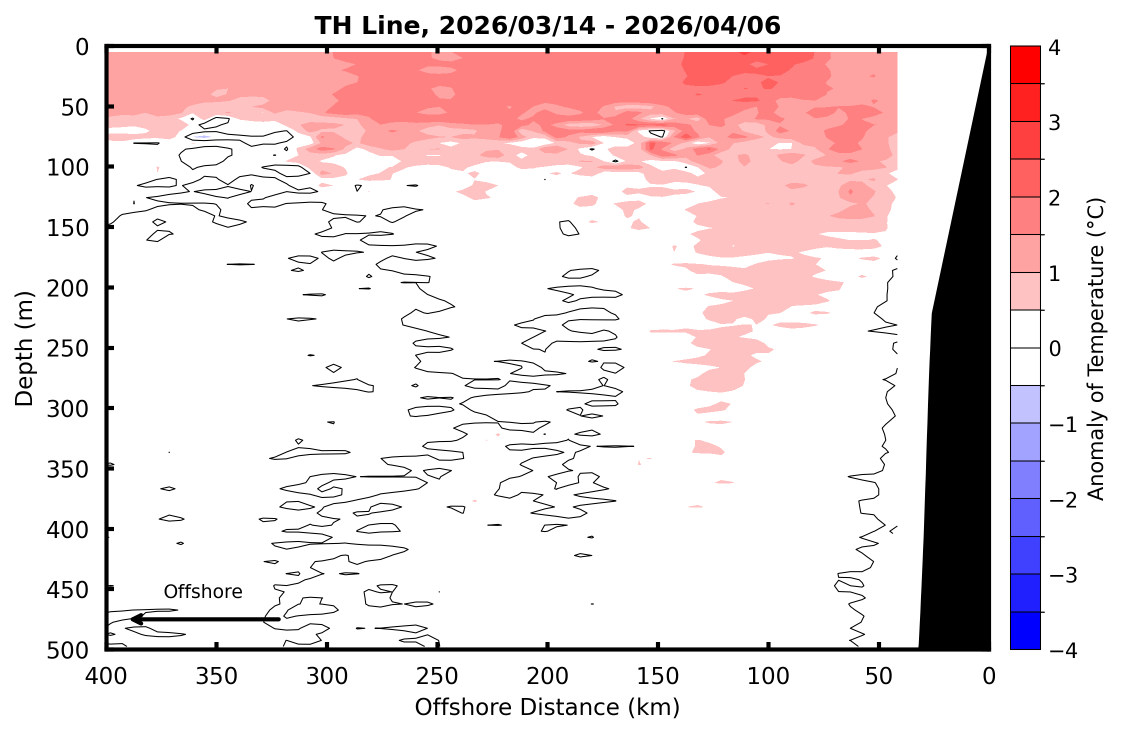
#> input picture transects/figures/sg266_mar_2026_anomaly_plots/caloos/TH_line_sg266_transect1_T_anom_caloos.png, 2245 x 1469 px, found by its file name (shown at 1/2 size)
$ python animate_transect_plots.py
#> lines starting #> are read from the running program, lines starting #| are printed output that depends on the picture
import matplotlib.pyplot as plt
import matplotlib.animation as animation
from PIL import Image
import numpy as np

def main():
    # List of image file paths in order
    image_paths = [
        r'C:\Users\marqjace\OneDrive - Oregon State University\Desktop\Repositories\TH_Line\transects\figures\sg266_mar_2026_anomaly_plots\caloos\TH_line_sg266_transect1_T_anom_caloos.png',
        r'C:\Users\marqjace\OneDrive - Oregon State University\Desktop\Repositories\TH_Line\transects\figures\sg266_mar_2026_anomaly_plots\caloos\TH_line_sg266_transect2_T_anom_caloos.png',
        r'C:\Users\marqjace\OneDrive - Oregon State University\Desktop\Repositories\TH_Line\transects\figures\sg266_mar_2026_anomaly_plots\caloos\TH_line_sg266_transect3_T_anom_caloos.png',
        r'C:\Users\marqjace\OneDrive - Oregon State University\Desktop\Repositories\TH_Line\transects\figures\sg266_mar_2026_anomaly_plots\caloos\TH_line_sg266_transect4_T_anom_caloos.png',
        r'C:\Users\marqjace\OneDrive - Oregon State University\Desktop\Repositories\TH_Line\transects\figures\sg266_mar_2026_anomaly_plots\caloos\TH_line_sg266_transect5_T_anom_caloos.png',
        r'C:\Users\marqjace\OneDrive - Oregon State University\Desktop\Repositories\TH_Line\transects\figures\sg266_mar_2026_anomaly_plots\caloos\TH_line_sg266_transect6_T_anom_caloos.png',
        r'C:\Users\marqjace\OneDrive - Oregon State University\Desktop\Repositories\TH_Line\transects\figures\sg266_mar_2026_anomaly_plots\caloos\TH_line_sg266_transect7_T_anom_caloos.png',
        r'C:\Users\marqjace\OneDrive - Oregon State University\Desktop\Repositories\TH_Line\transects\figures\sg266_mar_2026_anomaly_plots\caloos\TH_line_sg266_transect8_T_anom_caloos.png',
        r'C:\Users\marqjace\OneDrive - Oregon State University\Desktop\Repositories\TH_Line\transects\figures\sg266_mar_2026_anomaly_plots\caloos\TH_line_sg266_transect9_T_anom_caloos.png',
        r'C:\Users\marqjace\OneDrive - Oregon State University\Desktop\Repositories\TH_Line\transects\figures\sg266_mar_2026_anomaly_plots\caloos\TH_line_sg266_transect10_T_anom_caloos.png',
        r'C:\Users\marqjace\OneDrive - Oregon State University\Desktop\Repositories\TH_Line\transects\figures\sg686_sep_2026_anomaly_plots\caloos\TH_line_sg686_transect2_T_anom_caloos.png',
        r'C:\Users\marqjace\OneDrive - Oregon State University\Desktop\Repositories\TH_Line\transects\figures\sg686_sep_2026_anomaly_plots\caloos\TH_line_sg686_transect3_T_anom_caloos.png',
    ]

    # Load images
    images = [np.array(Image.open(p)) for p in image_paths]
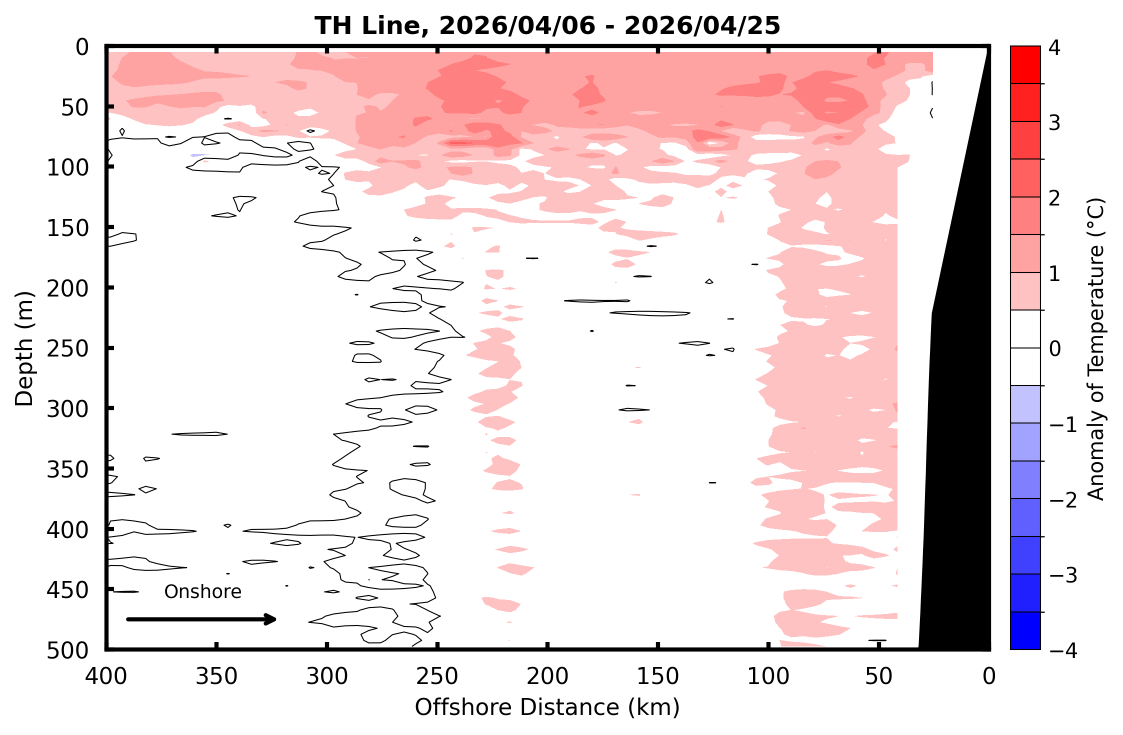
#> input picture transects/figures/sg266_mar_2026_anomaly_plots/caloos/TH_line_sg266_transect2_T_anom_caloos.png, 2245 x 1469 px, found by its file name (shown at 1/2 size)
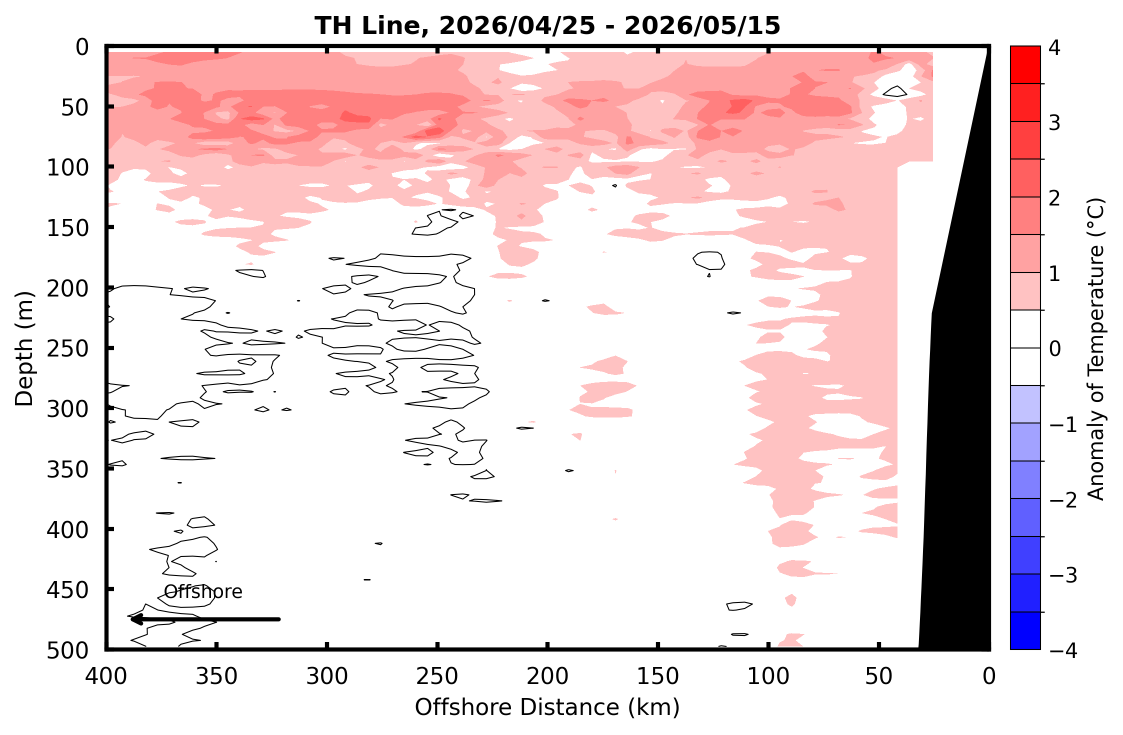
#> input picture transects/figures/sg266_mar_2026_anomaly_plots/caloos/TH_line_sg266_transect3_T_anom_caloos.png, 2245 x 1469 px, found by its file name (shown at 1/2 size)
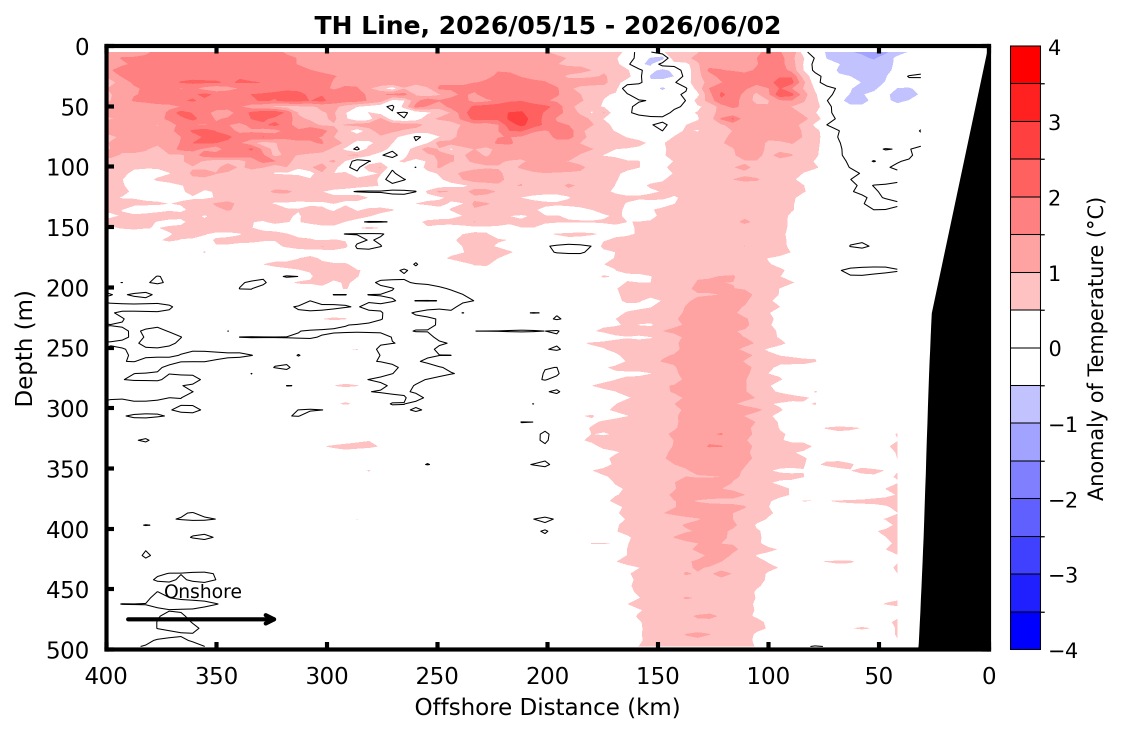
#> input picture transects/figures/sg266_mar_2026_anomaly_plots/caloos/TH_line_sg266_transect4_T_anom_caloos.png, 2245 x 1469 px, found by its file name (shown at 1/2 size)
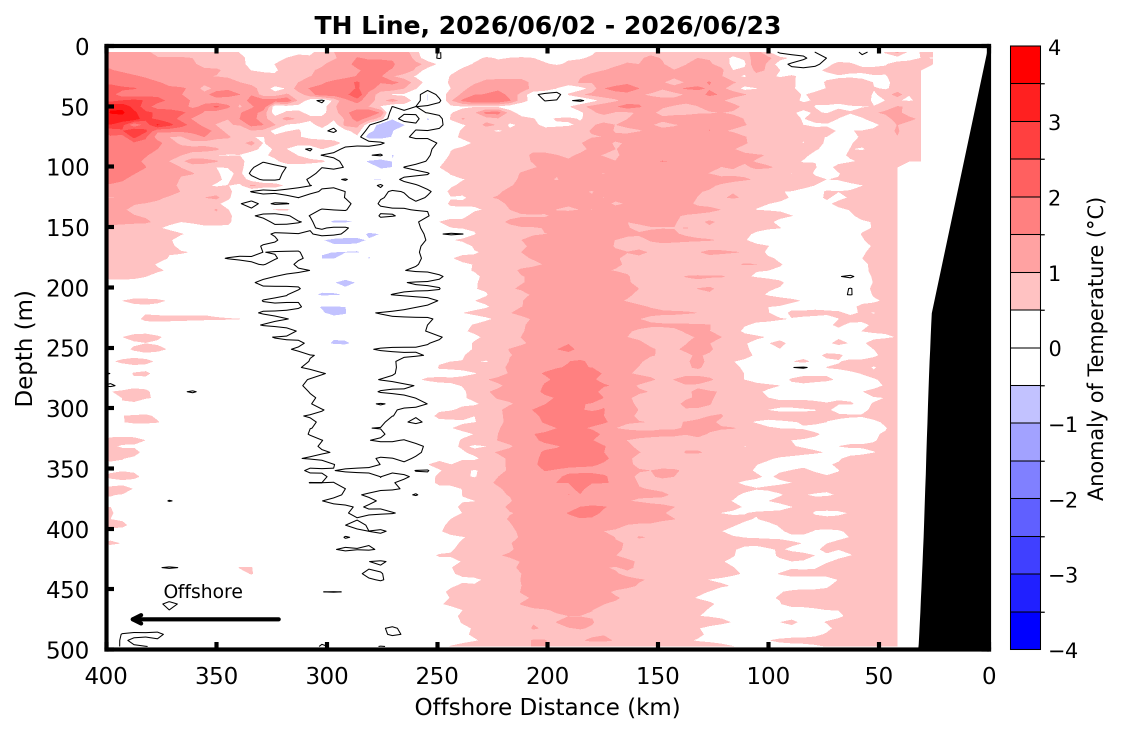
#> input picture transects/figures/sg266_mar_2026_anomaly_plots/caloos/TH_line_sg266_transect5_T_anom_caloos.png, 2245 x 1469 px, found by its file name (shown at 1/2 size)
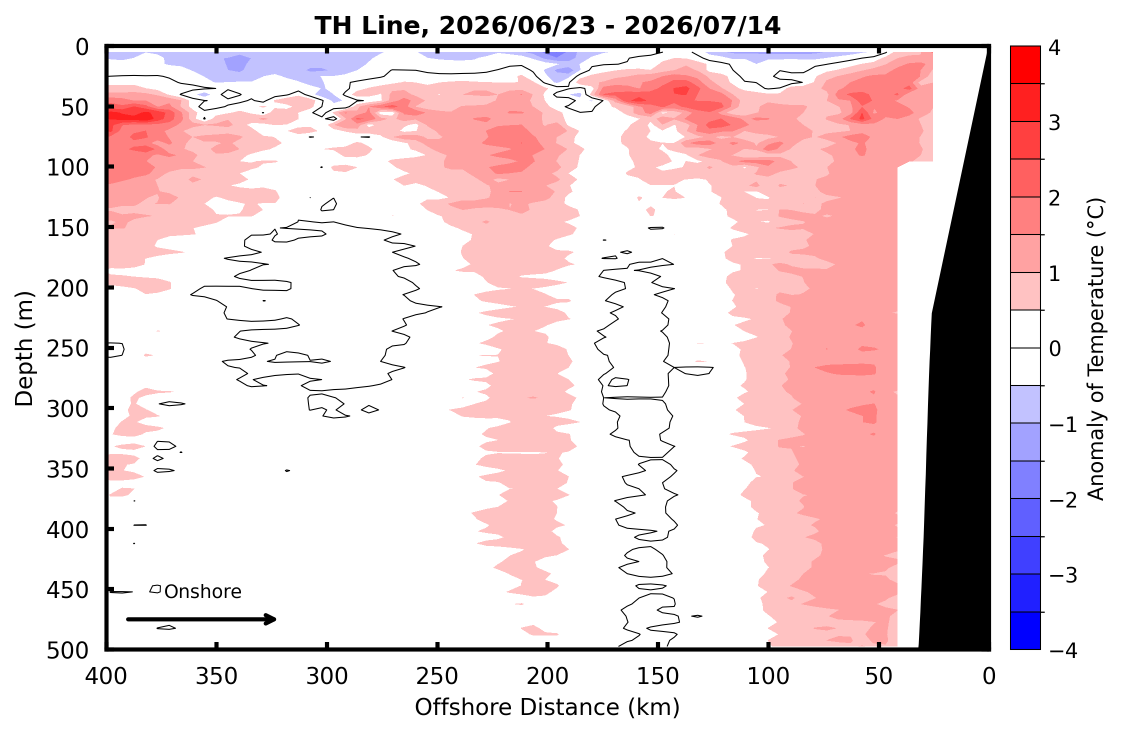
#> input picture transects/figures/sg266_mar_2026_anomaly_plots/caloos/TH_line_sg266_transect6_T_anom_caloos.png, 2245 x 1469 px, found by its file name (shown at 1/2 size)

    fig, ax = plt.subplots(figsize=(10, 6))
    ax.axis('off')
    im = ax.imshow(images[0])

    def update(frame):
        im.set_data(images[frame])
        return [im]

    ani = animation.FuncAnimation(fig, update, frames=len(images),
                                interval=2000,    # ms between frames
                                repeat=True)

    plt.tight_layout()
    ani.save(r'C:\Users\marqjace\OneDrive - Oregon State University\Desktop\Repositories\TH_Line\transects\figures\TH_line_T_anom_caloos.gif', writer='pillow', fps=1)

    # List of image file paths in order
    image_paths = [
        r'C:\Users\marqjace\OneDrive - Oregon State University\Desktop\Repositories\TH_Line\transects\figures\sg266_mar_2026_anomaly_plots\nanoos\TH_line_sg266_transect1_T_anom_nanoos.png',
        r'C:\Users\marqjace\OneDrive - Oregon State University\Desktop\Repositories\TH_Line\transects\figures\sg266_mar_2026_anomaly_plots\nanoos\TH_line_sg266_transect2_T_anom_nanoos.png',
        r'C:\Users\marqjace\OneDrive - Oregon State University\Desktop\Repositories\TH_Line\transects\figures\sg266_mar_2026_anomaly_plots\nanoos\TH_line_sg266_transect3_T_anom_nanoos.png',
        r'C:\Users\marqjace\OneDrive - Oregon State University\Desktop\Repositories\TH_Line\transects\figures\sg266_mar_2026_anomaly_plots\nanoos\TH_line_sg266_transect4_T_anom_nanoos.png',
        r'C:\Users\marqjace\OneDrive - Oregon State University\Desktop\Repositories\TH_Line\transects\figures\sg266_mar_2026_anomaly_plots\nanoos\TH_line_sg266_transect5_T_anom_nanoos.png',
        r'C:\Users\marqjace\OneDrive - Oregon State University\Desktop\Repositories\TH_Line\transects\figures\sg266_mar_2026_anomaly_plots\nanoos\TH_line_sg266_transect6_T_anom_nanoos.png',
        r'C:\Users\marqjace\OneDrive - Oregon State University\Desktop\Repositories\TH_Line\transects\figures\sg266_mar_2026_anomaly_plots\nanoos\TH_line_sg266_transect7_T_anom_nanoos.png',
        r'C:\Users\marqjace\OneDrive - Oregon State University\Desktop\Repositories\TH_Line\transects\figures\sg266_mar_2026_anomaly_plots\nanoos\TH_line_sg266_transect8_T_anom_nanoos.png',
        r'C:\Users\marqjace\OneDrive - Oregon State University\Desktop\Repositories\TH_Line\transects\figures\sg266_mar_2026_anomaly_plots\nanoos\TH_line_sg266_transect9_T_anom_nanoos.png',
        r'C:\Users\marqjace\OneDrive - Oregon State University\Desktop\Repositories\TH_Line\transects\figures\sg266_mar_2026_anomaly_plots\nanoos\TH_line_sg266_transect10_T_anom_nanoos.png',
    ]

    # Load images
    images = [np.array(Image.open(p)) for p in image_paths]

    fig, ax = plt.subplots(figsize=(10, 6))
    ax.axis('off')
    im = ax.imshow(images[0])

    def update(frame):
        im.set_data(images[frame])
        return [im]

    ani = animation.FuncAnimation(fig, update, frames=len(images),
                                interval=2000,    # ms between frames
                                repeat=True)

    plt.tight_layout()
    ani.save(r'C:\Users\marqjace\OneDrive - Oregon State University\Desktop\Repositories\TH_Line\transects\figures\sg266_mar_2026_anomaly_plots\nanoos\TH_line_sg266_T_anom_nanoos.gif', writer='pillow', fps=1)

    # List of image file paths in order
    image_paths = [
        r'C:\Users\marqjace\OneDrive - Oregon State University\Desktop\Repositories\TH_Line\transects\figures\sg266_mar_2026_anomaly_plots\nanoos\TH_line_sg266_transect1_S_anom_nanoos.png',
        r'C:\Users\marqjace\OneDrive - Oregon State University\Desktop\Repositories\TH_Line\transects\figures\sg266_mar_2026_anomaly_plots\nanoos\TH_line_sg266_transect2_S_anom_nanoos.png',
        r'C:\Users\marqjace\OneDrive - Oregon State University\Desktop\Repositories\TH_Line\transects\figures\sg266_mar_2026_anomaly_plots\nanoos\TH_line_sg266_transect3_S_anom_nanoos.png',
        r'C:\Users\marqjace\OneDrive - Oregon State University\Desktop\Repositories\TH_Line\transects\figures\sg266_mar_2026_anomaly_plots\nanoos\TH_line_sg266_transect4_S_anom_nanoos.png',
        r'C:\Users\marqjace\OneDrive - Oregon State University\Desktop\Repositories\TH_Line\transects\figures\sg266_mar_2026_anomaly_plots\nanoos\TH_line_sg266_transect5_S_anom_nanoos.png',
        r'C:\Users\marqjace\OneDrive - Oregon State University\Desktop\Repositories\TH_Line\transects\figures\sg266_mar_2026_anomaly_plots\nanoos\TH_line_sg266_transect6_S_anom_nanoos.png',
        r'C:\Users\marqjace\OneDrive - Oregon State University\Desktop\Repositories\TH_Line\transects\figures\sg266_mar_2026_anomaly_plots\nanoos\TH_line_sg266_transect7_S_anom_nanoos.png',
        r'C:\Users\marqjace\OneDrive - Oregon State University\Desktop\Repositories\TH_Line\transects\figures\sg266_mar_2026_anomaly_plots\nanoos\TH_line_sg266_transect8_S_anom_nanoos.png',
        r'C:\Users\marqjace\OneDrive - Oregon State University\Desktop\Repositories\TH_Line\transects\figures\sg266_mar_2026_anomaly_plots\nanoos\TH_line_sg266_transect9_S_anom_nanoos.png',
        r'C:\Users\marqjace\OneDrive - Oregon State University\Desktop\Repositories\TH_Line\transects\figures\sg266_mar_2026_anomaly_plots\nanoos\TH_line_sg266_transect10_S_anom_nanoos.png',
    ]

    # Load images
    images = [np.array(Image.open(p)) for p in image_paths]

    fig, ax = plt.subplots(figsize=(10, 6))
    ax.axis('off')
    im = ax.imshow(images[0])

    def update(frame):
        im.set_data(images[frame])
        return [im]

    ani = animation.FuncAnimation(fig, update, frames=len(images),
                                interval=2000,    # ms between frames
                                repeat=True)

    plt.tight_layout()
    ani.save(r'C:\Users\marqjace\OneDrive - Oregon State University\Desktop\Repositories\TH_Line\transects\figures\sg266_mar_2026_anomaly_plots\nanoos\TH_line_sg266_S_anom_nanoos.gif', writer='pillow', fps=1)

if __name__ == "__main__":
#> (the run stopped early here; a loop or call above may not have finished)
